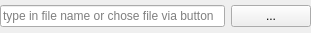
<?xml version="1.0" encoding="UTF-8"?>
<ui version="4.0">
 <class>PathSelector</class>
 <widget class="QWidget" name="PathSelector">
  <property name="geometry">
   <rect>
    <x>0</x>
    <y>0</y>
    <width>311</width>
    <height>33</height>
   </rect>
  </property>
  <property name="windowTitle">
   <string>Form</string>
  </property>
  <layout class="QHBoxLayout" name="horizontalLayout">
   <property name="leftMargin">
    <number>0</number>
   </property>
   <property name="topMargin">
    <number>0</number>
   </property>
   <property name="rightMargin">
    <number>0</number>
   </property>
   <property name="bottomMargin">
    <number>0</number>
   </property>
   <item>
    <widget class="QLineEdit" name="lineEdit">
     <property name="placeholderText">
      <string>type in file name or chose file via button</string>
     </property>
    </widget>
   </item>
   <item>
    <widget class="QPushButton" name="pushButton">
     <property name="text">
      <string>...</string>
     </property>
    </widget>
   </item>
  </layout>
 </widget>
 <resources/>
 <connections/>
</ui>
